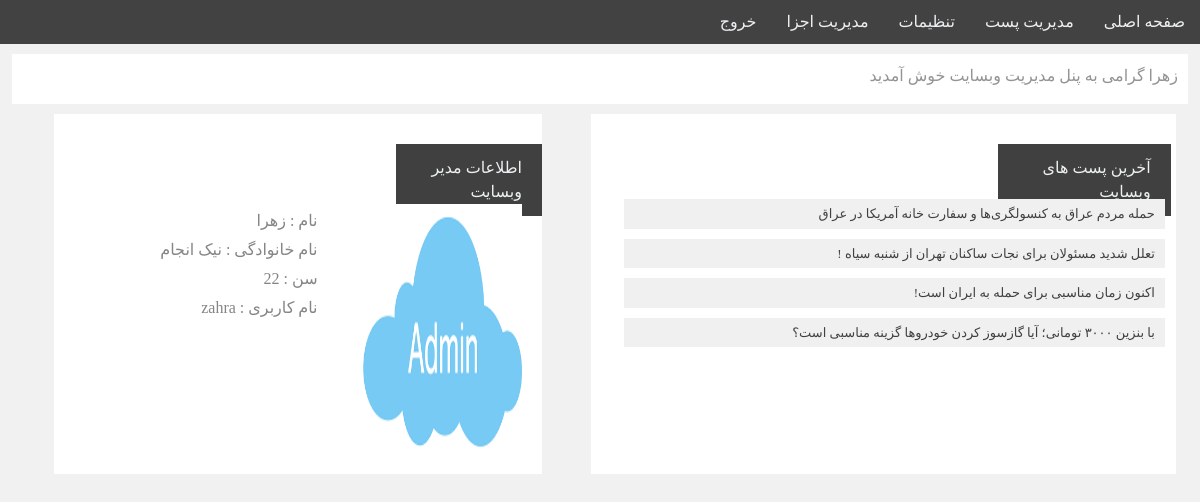
Screenshot of /admin/panel.php?adminid=4 (signed in) with the database file from the repository.
### tables this page shows
CREATE TABLE `post` (
  `id` int(11) NOT NULL,
  `title` varchar(100) NOT NULL,
  `src` varchar(100) NOT NULL,
  `content` varchar(5000) NOT NULL
);

### admin/panel.php (the view, shortened to what this page needs)
<?php include("menu.php"); ?>
	<div class="wellcomadmin">
		<p><?php echo $_COOKIE["admin"]; ?> گرامی به پنل مدیریت وبسایت خوش آمدید</p>
	</div>
<div class="clearfix row container-fluid col-12 text-right">
	<div class="lastpostbox col-md-6 col-sm-12 col-xl-6" >
		<div class="lastpostTitle">
			<p>آخرین پست های وبسایت</p>
		</div>
			<ul>
<?php
$i=0;
$post="SELECT * FROM  `post` ORDER BY  `id` DESC ;";
$postresult=mysqli_query($connect,$post);
while($postfetch=mysqli_fetch_assoc($postresult))
{
?>
				<li><a href=<?php echo "../readmore.php?postid=$postfetch[id]" ?>><?php echo $postfetch["title"]; ?></a></li>
<?php
		$i++;
	if($i>=4)
	{
		break;
	}
			}
		?>
			</ul>
	</div>
	<div class="admin col-md-5 col-sm-12 col-xl-5 pull-left">
		<div class="lastpostTitle">
			<p>اطلاعات مدیر وبسایت</p>
		</div>
        <?php
		$adminid=$_GET["adminid"];
		$admin="select * from admin where id=$adminid";
		$adminresult=mysqli_query($connect,$admin);
		if($adminresult)
		{
			$adminfetch=mysqli_fetch_assoc($adminresult);
		?>
		<div class="content row col-12">
		<div class="adminImg col-md-12 col-sm-12 col-xl-5">
			<img src=<?php echo $adminfetch["img"]; ?>>
		</div>
		<div class="adminPropertis col-md-12 col-sm-12 col-xl-6">
			<ul>
				<li><p>نام : <?php echo $adminfetch["fname"]; ?> </p></li>
				<li><p>نام خانوادگی : <?php echo $adminfetch["lname"]; ?> </p></li>
				<li><p>سن : <?php echo $adminfetch["age"]; ?> </p></li>
				<li><p>نام کاربری : <?php echo $adminfetch["username"]; ?> </p></li>
			</ul>
            <?php
		}
			?>
		</div>
	</div>
	</div>
</div>
</body>
</html>

### css/panel.css (style rules this page uses)
*,div,p,ul { padding:0px; margin:0px; }
body { font-family:"b yekan"; background: #f1f1f1; direction: rtl; }
a,li { text-decoration: none; transition: all 0.3s ease-in-out; color: #ecf0f1; padding: 0px; margin: 0; }
li { float: right; list-style: none; }
p { color: #ecf0f1; }
.wellcomadmin { float: right; width: 98%; height: 50px; background: #fff; margin: 10px 1%; }
.wellcomadmin p { float: right; margin: 10px; color: #939393; }
.lastpostbox { margin: 0 auto; height: auto; background: #fff; padding: 10px 5px; }
.lastpostTitle { width: 100%; height: 50px; margin: 20px 0 0; }
.lastpostTitle p { width: 30%; padding: 12px 20px; background: #414040; }
.lastpostbox ul li { float: none; }
.lastpostbox ul li a { float: right; color: #414040; width: 94%; background: #f0f0f0; margin: 5px 1%; padding: 5px 10px; font-size: 13px; }
.admin { margin: 0 auto; background: #fff; padding:10px 0; }
.adminImg { float: right; height: 250px; margin: 10px 1%; }
.adminImg img { width: 100%; height: 100%; }
.adminPropertis { float: right; height: 250px; margin: 10px 1%; }
.adminPropertis ul li { float: none; margin: 5px; }
.adminPropertis ul li p { color: #858585; }

### rows the page displays
post: title "حمله مردم عراق به کنسولگری‌ها و سفارت خانه آمریکا در عراق"
post: title "تعلل شدید مسئولان برای نجات ساکنان تهران از شنبه سیاه !"
post: title "اکنون زمان مناسبی برای حمله به ایران است!"
post: title "با بنزین ۳۰۰۰ تومانی؛ آیا گازسوز کردن خودرو‌ها گزینه مناسبی است؟"

### other values shown
$_COOKIE["admin"] "زهرا"
$adminfetch["fname"] "زهرا"
$adminfetch["lname"] "نیک انجام"
$adminfetch["age"] "22"
$adminfetch["username"] "zahra"
